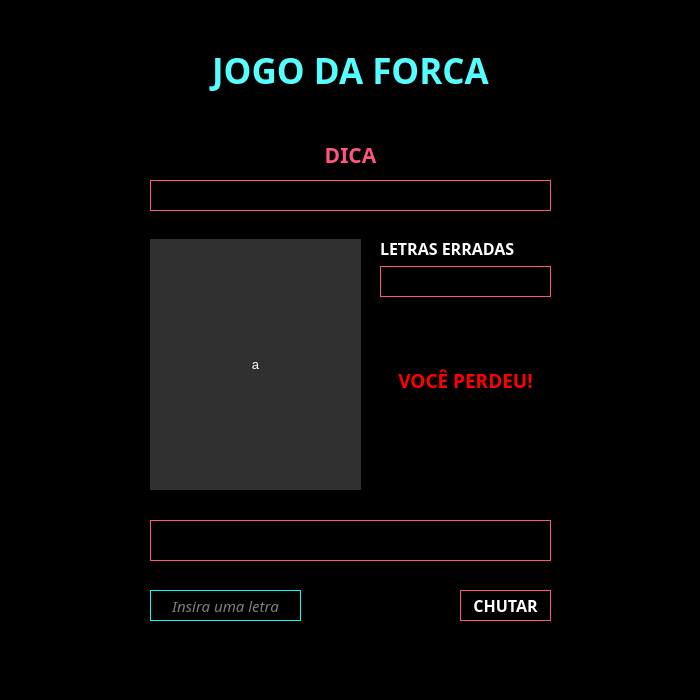
<?xml version="1.0" encoding="UTF-8"?>
<ui version="4.0">
 <class>Form</class>
 <widget class="QWidget" name="Form">
  <property name="geometry">
   <rect>
    <x>0</x>
    <y>0</y>
    <width>700</width>
    <height>700</height>
   </rect>
  </property>
  <property name="minimumSize">
   <size>
    <width>700</width>
    <height>700</height>
   </size>
  </property>
  <property name="maximumSize">
   <size>
    <width>700</width>
    <height>700</height>
   </size>
  </property>
  <property name="contextMenuPolicy">
   <enum>Qt::PreventContextMenu</enum>
  </property>
  <property name="windowTitle">
   <string>Jogo da Forca</string>
  </property>
  <property name="windowIcon">
   <iconset>
    <normaloff>../img/hangman.png</normaloff>../img/hangman.png</iconset>
  </property>
  <property name="styleSheet">
   <string notr="true">background-color: rgb(0, 0, 0);</string>
  </property>
  <widget class="QLabel" name="lbl_nome_2">
   <property name="geometry">
    <rect>
     <x>10</x>
     <y>30</y>
     <width>681</width>
     <height>81</height>
    </rect>
   </property>
   <property name="font">
    <font>
     <family>Montserrat Black</family>
     <pointsize>26</pointsize>
     <weight>75</weight>
     <bold>true</bold>
    </font>
   </property>
   <property name="cursor">
    <cursorShape>ArrowCursor</cursorShape>
   </property>
   <property name="styleSheet">
    <string notr="true">background-color: rgba(255, 255, 255, 0);
color: rgb(85, 255, 255);</string>
   </property>
   <property name="text">
    <string>&lt;html&gt;&lt;head/&gt;&lt;body&gt;&lt;p&gt;JOGO DA FORCA&lt;/p&gt;&lt;/body&gt;&lt;/html&gt;</string>
   </property>
   <property name="textFormat">
    <enum>Qt::AutoText</enum>
   </property>
   <property name="alignment">
    <set>Qt::AlignCenter</set>
   </property>
  </widget>
  <widget class="QLabel" name="lbl_dica">
   <property name="geometry">
    <rect>
     <x>10</x>
     <y>140</y>
     <width>681</width>
     <height>31</height>
    </rect>
   </property>
   <property name="font">
    <font>
     <family>Montserrat ExtraBold</family>
     <pointsize>16</pointsize>
     <weight>75</weight>
     <bold>true</bold>
    </font>
   </property>
   <property name="styleSheet">
    <string notr="true">color: rgb(255, 85, 127);</string>
   </property>
   <property name="text">
    <string>&lt;html&gt;&lt;head/&gt;&lt;body&gt;&lt;p&gt;&lt;span style=&quot; color:#ff557f;&quot;&gt;DICA&lt;/span&gt;&lt;/p&gt;&lt;/body&gt;&lt;/html&gt;</string>
   </property>
   <property name="alignment">
    <set>Qt::AlignCenter</set>
   </property>
  </widget>
  <widget class="QLabel" name="lbl_txt_dica">
   <property name="geometry">
    <rect>
     <x>150</x>
     <y>180</y>
     <width>401</width>
     <height>31</height>
    </rect>
   </property>
   <property name="font">
    <font>
     <family>Montserrat</family>
     <pointsize>12</pointsize>
     <weight>75</weight>
     <bold>true</bold>
    </font>
   </property>
   <property name="styleSheet">
    <string notr="true">border: 1px solid rgb(255, 85, 127);
color: white;</string>
   </property>
   <property name="text">
    <string/>
   </property>
   <property name="alignment">
    <set>Qt::AlignCenter</set>
   </property>
  </widget>
  <widget class="QLabel" name="label">
   <property name="geometry">
    <rect>
     <x>150</x>
     <y>239</y>
     <width>211</width>
     <height>251</height>
    </rect>
   </property>
   <property name="font">
    <font>
     <family>Arial</family>
     <pointsize>10</pointsize>
     <weight>50</weight>
     <bold>false</bold>
    </font>
   </property>
   <property name="styleSheet">
    <string notr="true">background-color: rgb(48, 48, 48);
color: white;
</string>
   </property>
   <property name="text">
    <string>a</string>
   </property>
   <property name="alignment">
    <set>Qt::AlignCenter</set>
   </property>
  </widget>
  <widget class="QLineEdit" name="lne_chute">
   <property name="geometry">
    <rect>
     <x>150</x>
     <y>590</y>
     <width>151</width>
     <height>31</height>
    </rect>
   </property>
   <property name="font">
    <font>
     <family>Montserrat</family>
     <pointsize>11</pointsize>
     <italic>true</italic>
    </font>
   </property>
   <property name="styleSheet">
    <string notr="true">border: 1px solid rgb(0, 255, 255);
color: white;</string>
   </property>
   <property name="maxLength">
    <number>1</number>
   </property>
   <property name="alignment">
    <set>Qt::AlignCenter</set>
   </property>
   <property name="placeholderText">
    <string>Insira uma letra</string>
   </property>
  </widget>
  <widget class="QPushButton" name="btn_enviar">
   <property name="geometry">
    <rect>
     <x>460</x>
     <y>590</y>
     <width>91</width>
     <height>31</height>
    </rect>
   </property>
   <property name="font">
    <font>
     <family>Montserrat</family>
     <pointsize>12</pointsize>
     <weight>75</weight>
     <bold>true</bold>
    </font>
   </property>
   <property name="cursor">
    <cursorShape>PointingHandCursor</cursorShape>
   </property>
   <property name="styleSheet">
    <string notr="true">border: 1px solid rgb(255, 85, 127);
color: white;
</string>
   </property>
   <property name="text">
    <string>CHUTAR</string>
   </property>
  </widget>
  <widget class="QLabel" name="lbl_palavra_secreta">
   <property name="geometry">
    <rect>
     <x>150</x>
     <y>520</y>
     <width>401</width>
     <height>41</height>
    </rect>
   </property>
   <property name="font">
    <font>
     <family>Montserrat</family>
     <pointsize>14</pointsize>
     <weight>75</weight>
     <bold>true</bold>
    </font>
   </property>
   <property name="styleSheet">
    <string notr="true">border: 1px solid rgb(255, 85, 127);
color: white;</string>
   </property>
   <property name="text">
    <string/>
   </property>
   <property name="alignment">
    <set>Qt::AlignCenter</set>
   </property>
  </widget>
  <widget class="QLabel" name="lbl_letras_erradas">
   <property name="geometry">
    <rect>
     <x>380</x>
     <y>266</y>
     <width>171</width>
     <height>31</height>
    </rect>
   </property>
   <property name="font">
    <font>
     <family>Montserrat</family>
     <pointsize>10</pointsize>
     <weight>75</weight>
     <italic>true</italic>
     <bold>true</bold>
    </font>
   </property>
   <property name="styleSheet">
    <string notr="true">border: 1px solid rgb(255, 85, 127);
color: white;</string>
   </property>
   <property name="text">
    <string/>
   </property>
   <property name="alignment">
    <set>Qt::AlignCenter</set>
   </property>
  </widget>
  <widget class="QLabel" name="label_2">
   <property name="geometry">
    <rect>
     <x>380</x>
     <y>240</y>
     <width>171</width>
     <height>16</height>
    </rect>
   </property>
   <property name="font">
    <font>
     <family>Montserrat</family>
     <pointsize>12</pointsize>
     <weight>75</weight>
     <bold>true</bold>
    </font>
   </property>
   <property name="styleSheet">
    <string notr="true">color: white;
background-color: rgba(255, 255, 255, 0);</string>
   </property>
   <property name="text">
    <string>LETRAS ERRADAS</string>
   </property>
  </widget>
  <widget class="QLabel" name="ganhou">
   <property name="geometry">
    <rect>
     <x>380</x>
     <y>360</y>
     <width>171</width>
     <height>41</height>
    </rect>
   </property>
   <property name="font">
    <font>
     <family>Montserrat</family>
     <pointsize>14</pointsize>
     <weight>75</weight>
     <bold>true</bold>
    </font>
   </property>
   <property name="styleSheet">
    <string notr="true">color: rgb(0, 255, 0);</string>
   </property>
   <property name="text">
    <string>VOCÊ GANHOU!</string>
   </property>
   <property name="alignment">
    <set>Qt::AlignCenter</set>
   </property>
  </widget>
  <widget class="QLabel" name="perdeu">
   <property name="geometry">
    <rect>
     <x>380</x>
     <y>360</y>
     <width>171</width>
     <height>41</height>
    </rect>
   </property>
   <property name="font">
    <font>
     <family>Montserrat</family>
     <pointsize>14</pointsize>
     <weight>75</weight>
     <bold>true</bold>
    </font>
   </property>
   <property name="styleSheet">
    <string notr="true">color: rED;</string>
   </property>
   <property name="text">
    <string>VOCÊ PERDEU!</string>
   </property>
   <property name="alignment">
    <set>Qt::AlignCenter</set>
   </property>
  </widget>
 </widget>
 <resources/>
 <connections/>
</ui>
